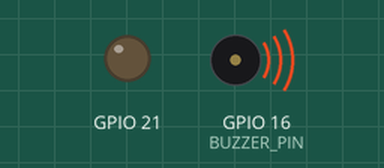
Recording of a program running on a simulated ESP32. On the bench: output pins drawn as LEDs (lit = HIGH), buzzer (waves = sounding). What the program prints to the serial monitor is not drawn.

Above: at 0.2 s.
At 6.0 s:
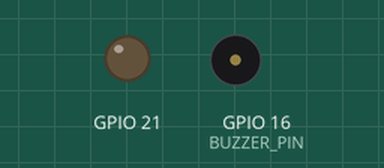
Timing chart, 0 to 11.1 s (numbered marks = the images above):
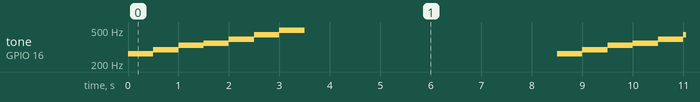

Measured:
- by itself, tone on GPIO 16 (BUZZER_PIN): repeats every 8.5 s: 294 Hz 0.50 s, 330 Hz 0.50 s, 349 Hz 0.50 s, 392 Hz 0.50 s, 440 Hz 0.50 s, 494 Hz 0.50 s, silent 5.0 s, 262 Hz 0.50 s

The program:

main.cpp
```cpp
#include <Arduino.h>
#include <Tone32.h>

#define BUZZER_PIN 16
#define BUZZER_CHANNEL 0

void setup() {
  // put your setup code here, to run once:
  Serial.begin(115200);
  Serial.println("Init!");
  pinMode(21, OUTPUT);
}

void loop() {
  // put your main code here, to run repeatedly:
  // auto val = analogRead(34);
  // Serial.print(val);
  // Serial.print("\n");
  // delay(50);
  // digitalWrite(21, HIGH);
  // delay(2000);
  // digitalWrite(21, LOW);
  // delay(500);

  tone(BUZZER_PIN, NOTE_C4, 500, BUZZER_CHANNEL);
  noTone(BUZZER_PIN, BUZZER_CHANNEL);
  tone(BUZZER_PIN, NOTE_D4, 500, BUZZER_CHANNEL);
  noTone(BUZZER_PIN, BUZZER_CHANNEL);
  tone(BUZZER_PIN, NOTE_E4, 500, BUZZER_CHANNEL);
  noTone(BUZZER_PIN, BUZZER_CHANNEL);
  tone(BUZZER_PIN, NOTE_F4, 500, BUZZER_CHANNEL);
  noTone(BUZZER_PIN, BUZZER_CHANNEL);
  tone(BUZZER_PIN, NOTE_G4, 500, BUZZER_CHANNEL);
  noTone(BUZZER_PIN, BUZZER_CHANNEL);
  tone(BUZZER_PIN, NOTE_A4, 500, BUZZER_CHANNEL);
  noTone(BUZZER_PIN, BUZZER_CHANNEL);
  tone(BUZZER_PIN, NOTE_B4, 500, BUZZER_CHANNEL);
  noTone(BUZZER_PIN, BUZZER_CHANNEL);

  delay(5000);
}
```
